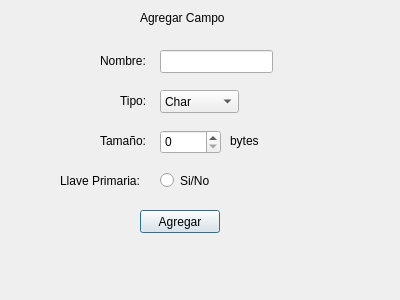
<?xml version="1.0" encoding="UTF-8"?>
<ui version="4.0">
 <class>vetanaCampos</class>
 <widget class="QDialog" name="vetanaCampos">
  <property name="geometry">
   <rect>
    <x>0</x>
    <y>0</y>
    <width>400</width>
    <height>300</height>
   </rect>
  </property>
  <property name="windowTitle">
   <string>Dialog</string>
  </property>
  <widget class="QPushButton" name="btnAgregar">
   <property name="geometry">
    <rect>
     <x>140</x>
     <y>210</y>
     <width>80</width>
     <height>23</height>
    </rect>
   </property>
   <property name="text">
    <string>Agregar</string>
   </property>
  </widget>
  <widget class="QLabel" name="label">
   <property name="geometry">
    <rect>
     <x>140</x>
     <y>10</y>
     <width>101</width>
     <height>16</height>
    </rect>
   </property>
   <property name="text">
    <string>Agregar Campo</string>
   </property>
  </widget>
  <widget class="QLabel" name="label_2">
   <property name="geometry">
    <rect>
     <x>100</x>
     <y>50</y>
     <width>57</width>
     <height>21</height>
    </rect>
   </property>
   <property name="text">
    <string>Nombre:</string>
   </property>
  </widget>
  <widget class="QLineEdit" name="lineaNombre">
   <property name="geometry">
    <rect>
     <x>160</x>
     <y>50</y>
     <width>113</width>
     <height>23</height>
    </rect>
   </property>
  </widget>
  <widget class="QLabel" name="label_3">
   <property name="geometry">
    <rect>
     <x>120</x>
     <y>90</y>
     <width>41</width>
     <height>21</height>
    </rect>
   </property>
   <property name="text">
    <string>Tipo:</string>
   </property>
  </widget>
  <widget class="QComboBox" name="comboTipo">
   <property name="geometry">
    <rect>
     <x>160</x>
     <y>90</y>
     <width>79</width>
     <height>23</height>
    </rect>
   </property>
   <item>
    <property name="text">
     <string>Char</string>
    </property>
   </item>
   <item>
    <property name="text">
     <string>String</string>
    </property>
   </item>
   <item>
    <property name="text">
     <string>Integer</string>
    </property>
   </item>
   <item>
    <property name="text">
     <string>Double</string>
    </property>
   </item>
  </widget>
  <widget class="QLabel" name="label_4">
   <property name="geometry">
    <rect>
     <x>100</x>
     <y>130</y>
     <width>57</width>
     <height>21</height>
    </rect>
   </property>
   <property name="text">
    <string>Tamaño:</string>
   </property>
  </widget>
  <widget class="QSpinBox" name="spinnerLength">
   <property name="geometry">
    <rect>
     <x>160</x>
     <y>130</y>
     <width>61</width>
     <height>24</height>
    </rect>
   </property>
  </widget>
  <widget class="QLabel" name="label_5">
   <property name="geometry">
    <rect>
     <x>230</x>
     <y>130</y>
     <width>57</width>
     <height>21</height>
    </rect>
   </property>
   <property name="text">
    <string>bytes</string>
   </property>
  </widget>
  <widget class="QLabel" name="label_6">
   <property name="geometry">
    <rect>
     <x>60</x>
     <y>170</y>
     <width>101</width>
     <height>21</height>
    </rect>
   </property>
   <property name="text">
    <string>Llave Primaria:</string>
   </property>
  </widget>
  <widget class="QRadioButton" name="radioPrimaria">
   <property name="geometry">
    <rect>
     <x>160</x>
     <y>170</y>
     <width>99</width>
     <height>21</height>
    </rect>
   </property>
   <property name="text">
    <string>Si/No</string>
   </property>
  </widget>
 </widget>
 <resources/>
 <connections/>
</ui>
